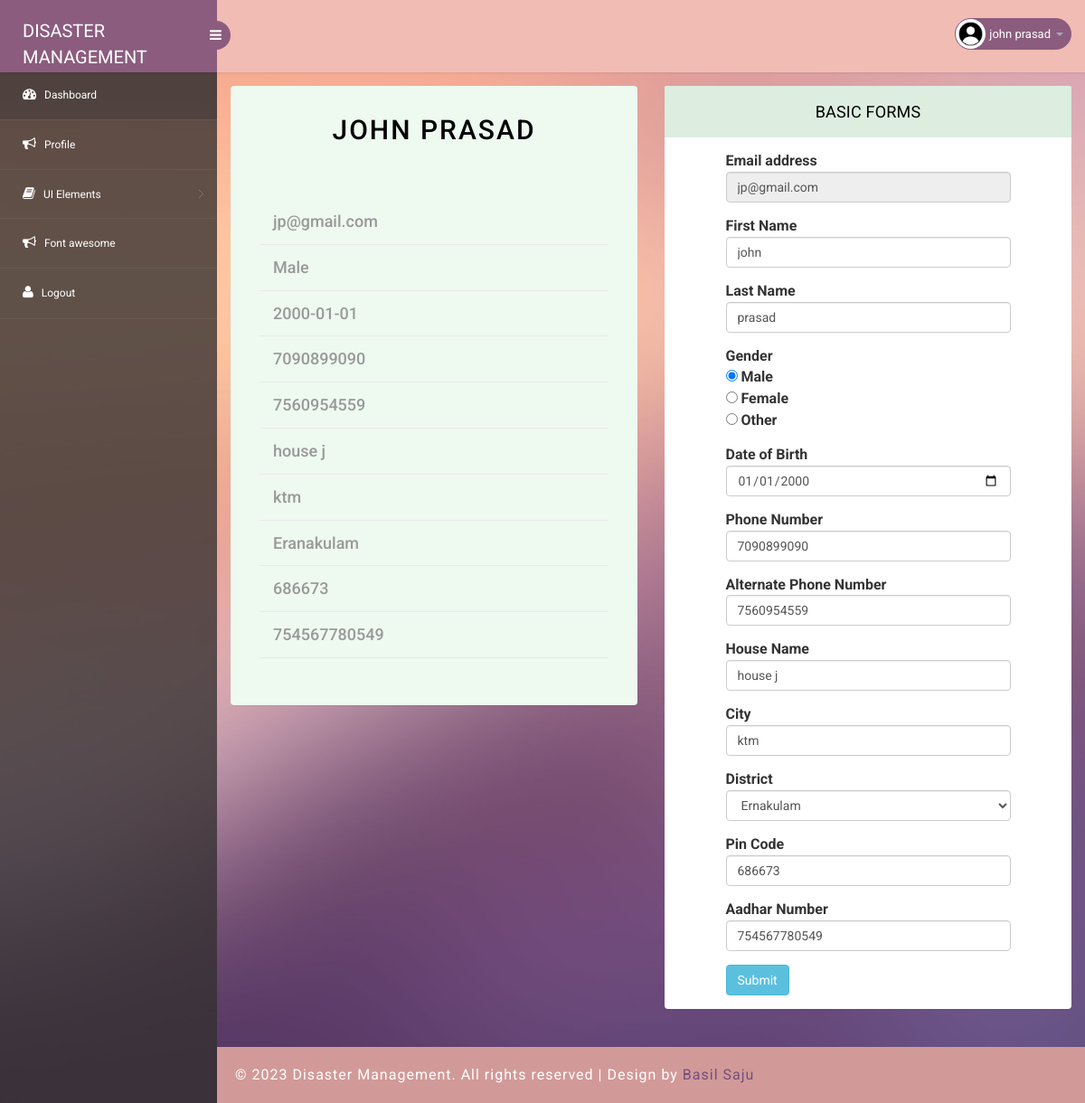
/user/profile.php (signed in), run on the app's committed database.
### tables this page shows
CREATE TABLE `register` (
  `first_name` varchar(30) NOT NULL,
  `last_name` varchar(30) NOT NULL,
  `gender` varchar(15) NOT NULL,
  `dob` date NOT NULL,
  `email` varchar(30) NOT NULL,
  `phone_no` varchar(10) NOT NULL,
  `alternate_phnum` varchar(10) NOT NULL,
  `house_name` varchar(30) NOT NULL,
  `city` varchar(30) NOT NULL,
  `district` varchar(30) NOT NULL,
  `pincode` varchar(6) NOT NULL,
  `aadhar_num` varchar(12) NOT NULL
);

### php/connect.php (called while the page is built, shortened)
<?php
$conn = mysqli_connect('localhost', "root", "", "dm");
function sel($sql)
{
   global $conn;
   $result = mysqli_query($conn, $sql);
   if ($result) {
      return $result;
   } else {
      return false;
   }
}

### user/profile.php (the view, shortened to what this page needs)
<?php
require('header.php');
$sql = "select * from register where email='$email'";
$res = sel($sql);
$row = mysqli_fetch_assoc($res);
?>
<section id="main-content">
    <section class="wrapper">
        <div class="row">
            <div class="col-md-6">
            <div class="typo-agile">
                    <h2 class="w3ls_head"><?php echo $row['first_name']." ".$row['last_name']; ?></h2>
                    <div class="bs-example">
                        <table class="table">
                            <tbody>
                                <tr>
                                    <td>
                                        <h4 id="h4.-bootstrap-heading"><?php echo $row['email']; ?></h4>
                                    </td>
                                </tr>
                                <tr>
                                    <td>
                                        <h4 id="h4.-bootstrap-heading"><?php echo $row['gender']; ?></h4>
                                    </td>
                                </tr>
                                <tr>
                                    <td>
                                        <h4 id="h4.-bootstrap-heading"><?php echo $row['dob']; ?></h4>
                                    </td>
                                </tr>
                                <tr>
                                    <td>
                                        <h4 id="h4.-bootstrap-heading"><?php echo $row['phone_no']; ?></h4>
                                    </td>
                                </tr>
                                <tr>
                                    <td>
                                        <h4 id="h4.-bootstrap-heading"><?php echo $row['alternate_phnum']; ?></h4>
                                    </td>
                                </tr>
                                <tr>
                                    <td>
                                        <h4 id="h4.-bootstrap-heading"><?php echo $row['house_name']; ?></h4>
                                    </td>
                                </tr>
                                <tr>
                                    <td>
                                        <h4 id="h4.-bootstrap-heading"><?php echo $row['city']; ?></h4>
                                    </td>
                                </tr><tr>
                                    <td>
                                        <h4 id="h4.-bootstrap-heading"><?php echo $row['district']; ?></h4>
                                    </td>
                                </tr><tr>
                                    <td>
                                        <h4 id="h4.-bootstrap-heading"><?php echo $row['pincode']; ?></h4>
                                    </td>
                                </tr>
                                <td>
                                        <h4 id="h4.-bootstrap-heading"><?php echo $row['aadhar_num']; ?></h4>
                                    </td>
                            </tbody>
                        </table>
                    </div>
                </div>
            </div>
            <div class="col-md-6">
                <section class="panel">
                    <header class="panel-heading">
                        Basic Forms
                    </header>
                    <div class="panel-body">
                        <div class="position-center" style="width: 75%;">
                            <form role="form" method="POST" action="php/profileedit.php">
                                <div class="form-group">
                                    <label for="exampleInputEmail1">Email address</label>
                                    <input type="email" class="form-control" id="email" placeholder="Enter email" disabled value="<?php echo $row['email']; ?>">
                                </div>
                                <div class="form-group">
                                    <label for="first_name">First Name</label>
                                    <input type="text" class="form-control" id="fname" name="fname" placeholder="first name" required="", value="<?php echo $row['first_name']; ?>"> </div>
                                    <div class="form-group">
                                        <label for="last_name">Last Name</label>
                                        <input type="text" class="form-control" id="lname" name="lname" placeholder="last name" required="" value="<?php echo $row['last_name']; ?>"> </div>
                                       <div class="form-group">
                                            <label class="col-form-label">Gender</label>
                                            <div class="form-check">
                                                <input class="form-check-input" type="radio" name="gender" id="genderMale" value="Male" required="">
                                                <label class="form-check-label" for="genderMale">
                                                    Male
                                                </label>
                                            </div>
                                            <div class="form-check">
                                                <input class="form-check-input" type="radio" name="gender" id="genderFemale" value="Female" required="">
                                                <label class="form-check-label" for="genderFemale">
                                                    Female
                                                </label>
                                            </div>
                                            <div class="form-check">
                                                <input class="form-check-input" type="radio" name="gender" id="genderOther" value="Other" required="">
                                                <label class="form-check-label" for="genderOther">
                                                    Other
                                                </label>
                                            </div>
                                        </div>
                                        <div class="form-group">
                                            <label for="dob" class="col-form-label">Date of Birth</label>
                                            <input type="date" class="form-control" name="dob" id="dob" required="" value="<?php echo $row['dob']; ?>">
                                        </div>
                                        <div class="form-group">
                                            <label for="recipient-phone" class="col-form-label">Phone Number</label>
                                            <input type="tel" class="form-control" placeholder="1234567890" name="num" id="num" pattern="[0-9]{10}" required="" value="<?php echo $row['phone_no']; ?>">
                                        </div>
                                        <div class="form-group">
                                            <label for="recipient-phone" class="col-form-label"> Alternate Phone Number</label>
                                            <input type="tel" class="form-control" placeholder="1234567890" name="num2" id="num2" pattern="[0-9]{10}" required="" value="<?php echo $row['alternate_phnum']; ?>">
                                        </div>
                                        <div class="form-group">
                                            <label for="recipient-name" class="col-form-label">House Name</label>
                                            <input type="text" class="form-control" placeholder="House Name" name="house_name" id="recipient-rname" required="" value="<?php echo $row['house_name']; ?>">
                                        </div>
                                        <div class="form-group">
                                            <label for="recipient-name" class="col-form-label">City</label>
                                            <input type="text" class="form-control" placeholder="City Name" name="city_name" id="recipient-rname" required="" value="<?php echo $row['city']; ?>">
                                        </div>
                                        <div class="form-group">
                                            <label for="recipient-name" class="col-form-label">District</label>
                                            <select class="form-control" placeholder="District" name="district" id="district" required="">
                                                <option value="Eranakulam">Ernakulam</option>
                                            </select>
                                        </div>
                                        <div class="form-group">
                                            <label for="recipient-name" class="col-form-label">Pin Code</label>
                                            <input type="tel" class="form-control" placeholder="Pin Code" name="pincode" id="recipient-rname" required="" value="<?php echo $row['pincode']; ?>">
                                        </div>
                                        <div class="form-group">
                                            <label for="recipient-name" class="col-form-label">Aadhar Number</label>
                                            <input type="tel" class="form-control" placeholder="Aadhar Number" name="logaadhar" id="recipient-rname" required="" value="<?php echo $row['aadhar_num']; ?>">
                                        </div>
                                        <button type="submit"  name="edit" class="btn btn-info">Submit</button>
                            </form>
                        </div>
                    </div>
                </section>
            </div>
        </div>
    </section>
    <?php
    require('footer.php');
    ?>

### user/header.php (shortened to what this page needs)
<?php
require("../php/connect.php");
$email = $_SESSION['email'];
$sql = "select * from register where email='$email'";
$res = sel($sql);
$row = mysqli_fetch_assoc($res);
?>
<!DOCTYPE html>
<head>
<link rel="stylesheet" href="css/bootstrap.min.css" >
<link href="css/style.css" rel='stylesheet' type='text/css' />
<link href="css/style-responsive.css" rel="stylesheet"/>
<link rel="stylesheet" href="css/font.css" type="text/css"/>
<link href="css/font-awesome.css" rel="stylesheet">
<link rel="stylesheet" href="css/morris.css" type="text/css"/>
<link rel="stylesheet" href="css/monthly.css">
</head>
<body>
<section id="container">
<header class="header fixed-top clearfix">
<div class="brand">
    <a href="index.html" class="logo" style="font-size: 20px;">
        DISASTER MANAGEMENT
    </a>
    <div class="sidebar-toggle-box">
        <div class="fa fa-bars"></div>
    </div>
</div>
<div class="top-nav clearfix">
    <ul class="nav pull-right top-menu">
        <li class="dropdown">
            <a data-toggle="dropdown" class="dropdown-toggle" href="#">
                <img alt="" src="images/profilepic2.jpg">
                <span class="username"><?php echo $row['first_name']." ".$row['last_name']; ?></span>
                <b class="caret"></b>
            </a>
        </li>
    </ul>
</div>
</header>
<aside>
    <div id="sidebar" class="nav-collapse">
        <div class="leftside-navigation">
            <ul class="sidebar-menu" id="nav-accordion">
                <li>
                    <a class="active" href="index.html">
                        <i class="fa fa-dashboard"></i>
                        <span>Dashboard</span>
                    </a>
                </li>
                <li>
                    <a href="profile.php">
                        <i class="fa fa-bullhorn"></i>
                        <span>Profile </span>
                    </a>
                </li>
                <li class="sub-menu">
                    <a href="javascript:;">
                        <i class="fa fa-book"></i>
                        <span>UI Elements</span>
                    </a>
                </li>
                <li>
                    <a href="fontawesome.html">
                        <i class="fa fa-bullhorn"></i>
                        <span>Font awesome </span>
                    </a>
                </li>
                <li>
                    <a href="javascript:;" onclick="logout()">
                        <i class="fa fa-user"></i>
                        <span>Logout</span>
                    </a>
                </li>
            </ul>            </div>
    </div>
</aside>

### user/footer.php (shortened to what this page needs)
 <div class="footer">
			<div class="wthree-copyright">
			  <p>© 2023 Disaster Management. All rights reserved | Design by <a href="">Basil Saju</a></p>
			</div>
		  </div>
</section>
</section>
</body>
</html>

### data on the page
register: first_name "john", last_name "prasad", first_name "JOHN", last_name "PRASAD", email "jp@gmail.com", gender "Male", dob "2000-01-01", phone_no "7090899090", alternate_phnum "7560954559", house_name "house j", city "ktm", district "Eranakulam", pincode "686673", aadhar_num "754567780549", fname "john", lname "prasad", dob "01/01/2000", num "7090899090", num2 "7560954559", city_name "ktm", logaadhar "754567780549"
